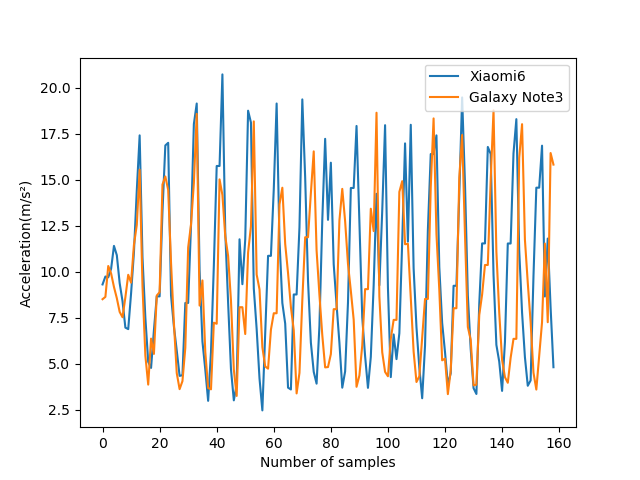

Python code for this plot:
from pandas import read_csv
import matplotlib.pyplot as plt
data = read_csv("C:/Users/binbin/Desktop/acce_compare.csv")
#print(data)
dataset = data.values
print(dataset)
plt.plot(dataset)
plt.xlabel("Number of samples")
plt.ylabel("Acceleration(m/s²)")
plt.legend(['Xiaomi6', 'Galaxy Note3'],loc = 'upper right')
plt.savefig("acce_compare.png")
plt.show()
